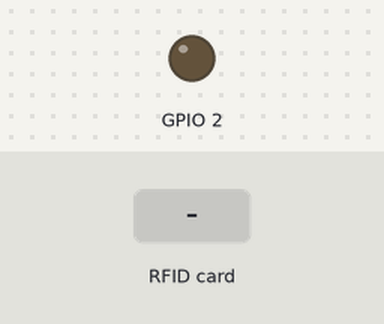
A sketch run on a simulated ESP32. Parts: output pins drawn as LEDs (lit = HIGH). Inputs (shaded band) come from the test bench. WiFi joins after 1.5 s; servers stay silent unless stated; uploads are accepted with an empty reply; what the sketch prints to the serial monitor is not drawn.

Above: at 2.7 s.
2.8 s: RFID card 5E 7A 19 C4 held to the reader
At 2.92 s:
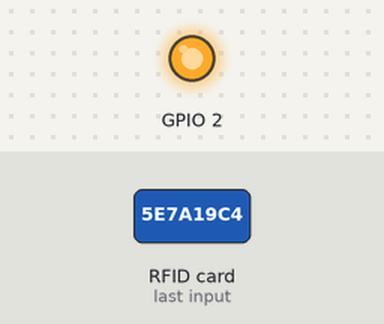
Timing chart, 0 to 5.8 s (numbered marks = the images above; inputs shaded):
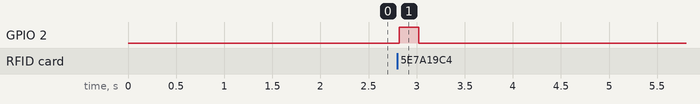

The sketch:

MyCat_Reader.ino
```cpp
#include <WiFi.h>
#include <HTTPClient.h>
#include <SPI.h>
#include <MFRC522.h>
#include <ArduinoJson.h> // Search for "ArduinoJson" in Library Manager and install

// ==========================================
// CONFIGURATION (CHANGE THESE!)
// ==========================================
const char* ssid = "";          // <--- Your WiFi Name
const char* password = "";  // <--- Your WiFi Password
String serverIp = "";             // <--- Your Laptop's Local IP
int serverPort = 3000;

// This ID must match the "Gate ID" you type in the Mobile App
const char* gate_id = "ESP32_HALL_A";

// ==========================================
// PIN MAPPING (NodeMCU ESP32 Style)
// ==========================================
#define SS_PIN  5   // D5
#define RST_PIN 22  // D22
#define SCK_PIN 18  // D18
#define MOSI_PIN 23 // D23
#define MISO_PIN 19 // D19

MFRC522 rfid(SS_PIN, RST_PIN);

void setup() {
  Serial.begin(115200);

  // 1. Initialize Hardware
  SPI.begin();
  rfid.PCD_Init();
  rfid.PCD_SetAntennaGain(rfid.RxGain_max); // Fix for Clone Chips (0xB2)

  // 2. Connect to WiFi
  Serial.println();
  Serial.print("Connecting to WiFi...");
  WiFi.begin(ssid, password);

  // Wait for connection
  while (WiFi.status() != WL_CONNECTED) {
    delay(500);
    Serial.print(".");
  }

  Serial.println("\n-------------------------------------");
  Serial.println("✅ WiFi Connected!");
  Serial.println("IP Address: " + WiFi.localIP().toString());
  Serial.println("Gate ID: " + String(gate_id));
  Serial.println("Target Server: http://" + serverIp + ":" + String(serverPort));
  Serial.println("-------------------------------------");
  Serial.println("READY TO SCAN...");

  // Setup LED for feedback (Built-in LED is usually Pin 2)
  pinMode(2, OUTPUT);
}

void loop() {
  // --- CLONE CHIP STABILITY FIX ---
  // Re-initialize the reader every loop. This prevents "freezing"
  // which is common with 0xB2/Clone chips.
  rfid.PCD_Init();
  rfid.PCD_SetAntennaGain(rfid.RxGain_max);

  // 1. Look for new card
  if (!rfid.PICC_IsNewCardPresent()) return;
  if (!rfid.PICC_ReadCardSerial()) return;

  // 2. Card Found! Flash LED
  digitalWrite(2, HIGH);

  // 3. Read UID
  String uid = "";
  for (byte i = 0; i < rfid.uid.size; i++) {
    uid += String(rfid.uid.uidByte[i] < 0x10 ? "0" : "");
    uid += String(rfid.uid.uidByte[i], HEX);
  }
  uid.toUpperCase(); // Format: "A1B2C3D4"

  Serial.print("🔹 Card Detected: ");
  Serial.println(uid);

  // 4. Send to Node.js Server
  sendToServer(uid);

  // 5. Cleanup & Cooldown
  digitalWrite(2, LOW);

  // Halt the card so we don't read it 50 times in one second
  rfid.PICC_HaltA();
  rfid.PCD_StopCrypto1();

  // Small delay to prevent spamming
  delay(1000);
}

void sendToServer(String cardUid) {
  if (WiFi.status() == WL_CONNECTED) {
    HTTPClient http;
    String url = "http://" + serverIp + ":" + String(serverPort) + "/api/gate_detection";

    Serial.print("Uploading to " + url + "... ");

    http.begin(url);
    http.addHeader("Content-Type", "application/json");

    // Construct JSON Payload
    // { "uid": "A1B2C3D4", "gate_id": "ESP32_HALL_A" }
    StaticJsonDocument<200> doc;
    doc["uid"] = cardUid;
    doc["gate_id"] = gate_id;

    String requestBody;
    serializeJson(doc, requestBody);

    // Send POST Request
    int httpResponseCode = http.POST(requestBody);

    if (httpResponseCode > 0) {
      Serial.println("✅ Success! (Code: " + String(httpResponseCode) + ")");
      // String response = http.getString(); // Uncomment to see server reply
      // Serial.println(response);
    } else {
      Serial.println("❌ Failed. (Error: " + http.errorToString(httpResponseCode) + ")");
    }

    http.end(); // Close connection
  } else {
    Serial.println("⚠️ WiFi Disconnected");
  }
}
```

Measured:
- after the input at 2.8 s, GPIO 2: LOW → HIGH at once, → LOW 0.20 s later
